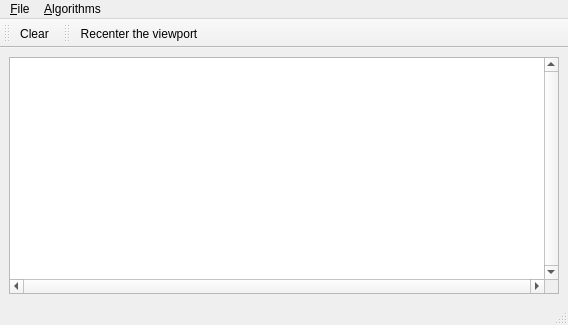
<?xml version="1.0" encoding="UTF-8"?>
<ui version="4.0">
 <author>GeometryFactory</author>
 <class>Generator_2</class>
 <widget class="QMainWindow" name="Generator_2">
  <property name="geometry">
   <rect>
    <x>0</x>
    <y>0</y>
    <width>568</width>
    <height>325</height>
   </rect>
  </property>
  <property name="windowTitle">
   <string>CGAL 2D Generator</string>
  </property>
  <property name="windowIcon">
   <iconset resource="../resources/CGAL.qrc">
    <normaloff>:/cgal/logos/cgal_icon</normaloff>:/cgal/logos/cgal_icon</iconset>
  </property>
  <widget class="QWidget" name="centralwidget">
   <layout class="QHBoxLayout">
    <item>
     <widget class="QSplitter" name="splitter">
      <property name="orientation">
       <enum>Qt::Horizontal</enum>
      </property>
      <widget class="QGraphicsView" name="graphicsView">
       <property name="sizePolicy">
        <sizepolicy hsizetype="Expanding" vsizetype="Expanding">
         <horstretch>2</horstretch>
         <verstretch>0</verstretch>
        </sizepolicy>
       </property>
       <property name="focusPolicy">
        <enum>Qt::StrongFocus</enum>
       </property>
       <property name="verticalScrollBarPolicy">
        <enum>Qt::ScrollBarAlwaysOn</enum>
       </property>
       <property name="horizontalScrollBarPolicy">
        <enum>Qt::ScrollBarAlwaysOn</enum>
       </property>
       <property name="transformationAnchor">
        <enum>QGraphicsView::NoAnchor</enum>
       </property>
      </widget>
     </widget>
    </item>
   </layout>
  </widget>
  <widget class="QStatusBar" name="statusbar"/>
  <widget class="QToolBar" name="fileToolBar">
   <property name="windowTitle">
    <string>File Tools</string>
   </property>
   <attribute name="toolBarArea">
    <enum>TopToolBarArea</enum>
   </attribute>
   <attribute name="toolBarBreak">
    <bool>false</bool>
   </attribute>
   <addaction name="actionClear"/>
  </widget>
  <widget class="QToolBar" name="toolBar">
   <property name="windowTitle">
    <string>Visualization Tools</string>
   </property>
   <attribute name="toolBarArea">
    <enum>TopToolBarArea</enum>
   </attribute>
   <attribute name="toolBarBreak">
    <bool>false</bool>
   </attribute>
   <addaction name="actionRecenter"/>
  </widget>
  <widget class="QMenuBar" name="menubar">
   <property name="geometry">
    <rect>
     <x>0</x>
     <y>0</y>
     <width>568</width>
     <height>26</height>
    </rect>
   </property>
   <widget class="QMenu" name="menuFile">
    <property name="title">
     <string>&amp;File</string>
    </property>
    <addaction name="separator"/>
    <addaction name="actionClear"/>
    <addaction name="separator"/>
    <addaction name="actionQuit"/>
   </widget>
   <widget class="QMenu" name="menuTools">
    <property name="title">
     <string>&amp;Algorithms</string>
    </property>
    <addaction name="separator"/>
    <addaction name="actionRecenter"/>
    <addaction name="actionGeneratePointsOnCircle"/>
    <addaction name="actionGeneratePointsInDisc"/>
    <addaction name="actionGeneratePointsInSquare"/>
    <addaction name="actionGenerateSegments"/>
    <addaction name="actionGenerateSegmentFans"/>
   </widget>
   <addaction name="menuFile"/>
   <addaction name="menuTools"/>
  </widget>
  <action name="actionAbout">
   <property name="text">
    <string>&amp;About</string>
   </property>
  </action>
  <action name="actionAboutCGAL">
   <property name="text">
    <string>About &amp;CGAL</string>
   </property>
  </action>
  <action name="actionQuit">
   <property name="text">
    <string>&amp;Quit</string>
   </property>
   <property name="shortcut">
    <string>Ctrl+Q</string>
   </property>
  </action>
  <action name="actionClear">
   <property name="icon">
    <iconset resource="../icons/File.qrc">
     <normaloff>:/cgal/fileToolbar/fileNew.png</normaloff>:/cgal/fileToolbar/fileNew.png</iconset>
   </property>
   <property name="text">
    <string>&amp;Clear</string>
   </property>
   <property name="shortcut">
    <string>Ctrl+C</string>
   </property>
  </action>
  <action name="actionLoadGenerator">
   <property name="icon">
    <iconset resource="../icons/File.qrc">
     <normaloff>:/cgal/fileToolbar/fileOpen.png</normaloff>:/cgal/fileToolbar/fileOpen.png</iconset>
   </property>
   <property name="text">
    <string>&amp;Load Generator</string>
   </property>
   <property name="shortcut">
    <string>Ctrl+L</string>
   </property>
  </action>
  <action name="actionSaveGenerator">
   <property name="icon">
    <iconset resource="../icons/File.qrc">
     <normaloff>:/cgal/fileToolbar/fileSave.png</normaloff>:/cgal/fileToolbar/fileSave.png</iconset>
   </property>
   <property name="text">
    <string>&amp;Save Generator</string>
   </property>
   <property name="shortcut">
    <string>Ctrl+S</string>
   </property>
  </action>
  <action name="actionRecenter">
   <property name="icon">
    <iconset resource="../icons/Input.qrc">
     <normaloff>:/cgal/Input/zoom-best-fit</normaloff>:/cgal/Input/zoom-best-fit</iconset>
   </property>
   <property name="text">
    <string>Re&amp;center the viewport</string>
   </property>
   <property name="shortcut">
    <string>Ctrl+R</string>
   </property>
  </action>
  <action name="actionYMonotonePartition">
   <property name="text">
    <string>Y-monotone Partition</string>
   </property>
  </action>
  <action name="actionCreateInputGenerator">
   <property name="checkable">
    <bool>true</bool>
   </property>
   <property name="text">
    <string>Create Input Generator</string>
   </property>
  </action>
  <action name="actionInnerSkeleton">
   <property name="text">
    <string>Inner Skeleton</string>
   </property>
  </action>
  <action name="actionOuterOffset">
   <property name="text">
    <string>Outer Offset</string>
   </property>
  </action>
  <action name="actionOptimalConvexPartition">
   <property name="text">
    <string>Optimal Convex Partition</string>
   </property>
  </action>
  <action name="actionApproximateConvexPartition">
   <property name="text">
    <string>Approximate Convex Partition</string>
   </property>
  </action>
  <action name="actionLinearLeastSquaresFitting">
   <property name="text">
    <string>Linear Least Squares Fitting of Points</string>
   </property>
  </action>
  <action name="actionLinearLeastSquaresFittingOfSegments">
   <property name="text">
    <string>Linear Least Squares Fitting of Segments</string>
   </property>
  </action>
  <action name="actionGeneratePointsOnCircle">
   <property name="text">
    <string>Generate Points on Circle</string>
   </property>
  </action>
  <action name="actionGeneratePointsInSquare">
   <property name="text">
    <string>Generate Points in Square</string>
   </property>
  </action>
  <action name="actionGenerateSegments">
   <property name="text">
    <string>Generate Segments</string>
   </property>
  </action>
  <action name="actionGeneratePointsInDisc">
   <property name="text">
    <string>Generate Points in Disc</string>
   </property>
  </action>
  <action name="actionGenerateSegmentFans">
   <property name="text">
    <string>Generate Segment Fans</string>
   </property>
  </action>
 </widget>
 <resources>
  <include location="Generator_2.qrc"/>
  <include location="../icons/File.qrc"/>
  <include location="../resources/CGAL.qrc"/>
  <include location="../icons/Input.qrc"/>
 </resources>
 <connections/>
</ui>
